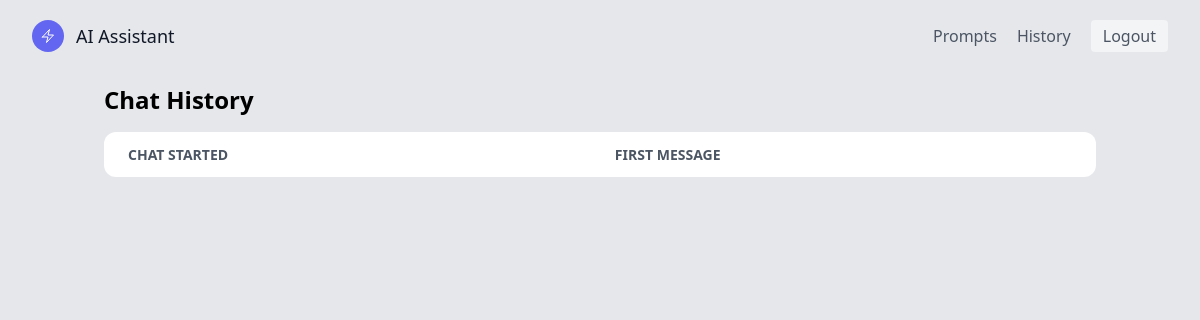
The page /list_chat_history (signed in) on the database as committed earlier.
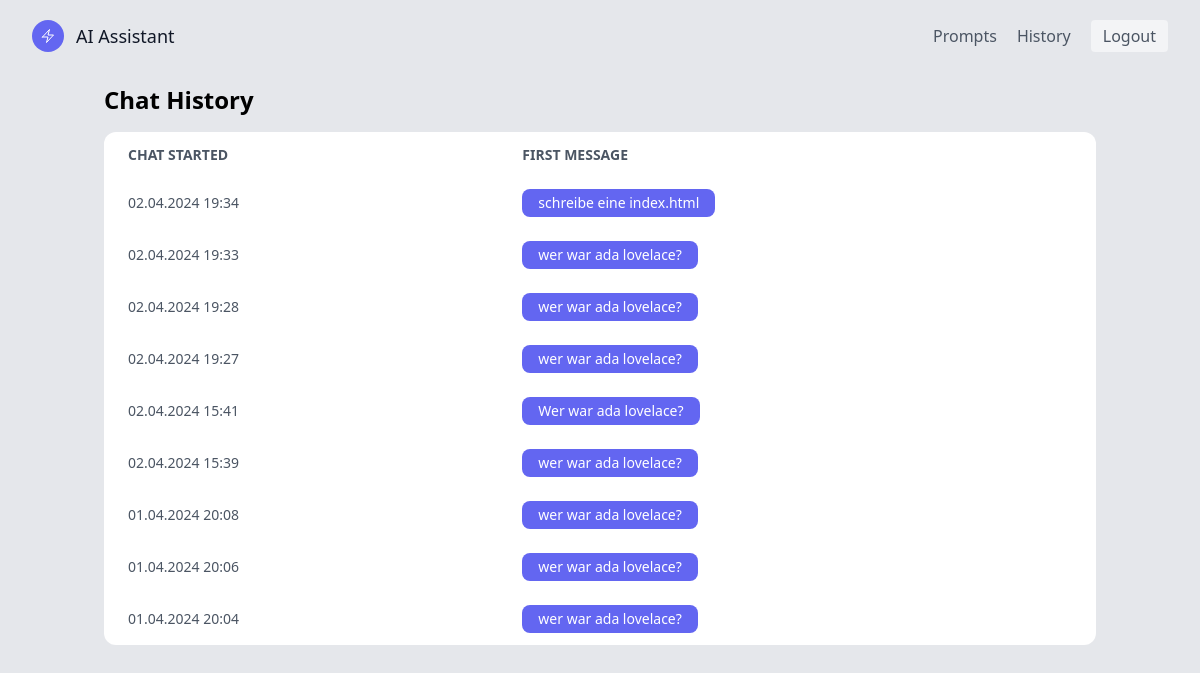
The same page on the database as committed later.
### tables this page shows
CREATE TABLE chat_history (
            id INTEGER PRIMARY KEY,
            username TEXT,
            chat_started TIMESTAMP,
            messages TEXT
        );

### main.py (the view)
@app.route('/list_chat_history', methods=['GET'])
@login_required
def list_chat_history_endpoint():
    chat_history = list_chat_history()
    return render_template('chat_history.html',chat_history=chat_history)

### db.py (called while the page is built)
def with_db_connection(func):
    def inner(*args, **kwargs):
        if 'conn' not in kwargs:
            with sqlite3.connect(DATABASE_PATH) as conn:
                kwargs['conn'] = conn
                return func(*args, **kwargs)
        else:
            return func(*args, **kwargs)
    return inner

@with_db_connection
def execute_db_query(query, params=(), fetchone=False, conn=None):
    cursor = conn.cursor()
    cursor.execute(query, params)
    if fetchone:
        return cursor.fetchone()
    return cursor.fetchall()

@with_db_connection
def list_chat_history(conn=None):
    query = "SELECT username, chat_started, messages FROM chat_history ORDER BY chat_started DESC"
    results = execute_db_query(query, conn=conn)
    chat_history_list = [
        {
            "username": row[0],
            "chat_started": row[1],  # Convert timestamp to readable format
            "display_date": datetime.fromtimestamp(row[1]).strftime('%d.%m.%Y %H:%M'),
            "messages": json.loads(row[2])
        } for row in results
    ]
    return chat_history_list

### main.py (called while the page is built)
def login_required(f):
    @wraps(f)
    def decorated_function(*args, **kwargs):
        if 'username' not in session:
            return redirect(url_for('my_auth.login'))  # Redirect to the login page
        return f(*args, **kwargs)
    return decorated_function

### templates/chat_history.html (shortened to what this page needs)
<!DOCTYPE html>
<html lang="en">
<head>
  <link rel="stylesheet" href="{{ url_for('static', filename='css/main.css') }}">
</head>
<body class="bg-gray-200 relative min-h-screen pb-32">
  {% include 'header.html' %}
  <div class="container mx-auto mt-8 px-4">
    <h2 class="text-2xl font-bold mb-4">Chat History</h2>
    <div class="overflow-x-auto">
      <table class="min-w-full bg-white rounded-xl overflow-hidden">
        <thead class="text-gray-600 uppercase text-sm leading-normal">
          <tr>
            <th class="py-3 px-6 text-left">Chat Started</th>
            <th class="py-3 px-6 text-left">First Message</th>
            </tr>
        </thead>
        <tbody class="text-gray-600 text-sm font-light">
          {% for chat in chat_history %}
          <tr>
            <td class="py-3 px-6 text-left whitespace-nowrap">{{ chat.display_date }}</td>
            <td class="py-3 px-6 text-left">
              <form action="/" method="POST">
                <button type="submit" class="bg-indigo-500 text-white py-1 px-4 rounded-lg hover:bg-indigo-600 focus:outline-none focus:ring-2 focus:ring-indigo-500 focus:ring-offset-2 focus:ring-offset-gray-200">
                  {{ chat.messages[1].content[0:150] }}
                </button>
              </form>
            </td>
          </tr>
          {% endfor %}
        </tbody>
      </table>
    </div>
  </div>
</body>
</html>

### templates/header.html
<header class="text-gray-600 body-font bg-gray-200">
    <div class="flex flex-wrap mx-8 pt-5 flex-col md:flex-row items-center">
      <a href="{{ url_for('index') }}" class="flex title-font font-medium items-center text-gray-900 mb-4 md:mb-0">
        <svg xmlns="http://www.w3.org/2000/svg" fill="none" viewBox="0 0 24 24" stroke-width="1.5" stroke="currentColor" class="w-8 h-8 text-white p-2 bg-indigo-500 rounded-full">
          <path stroke-linecap="round" stroke-linejoin="round" d="m3.75 13.5 10.5-11.25L12 10.5h8.25L9.75 21.75 12 13.5H3.75Z" />
        </svg>
        <span class="ml-3 text-lg">AI Assistant</span>
      </a>
      <nav class="md:ml-auto flex flex-wrap items-center text-base justify-center">
        <a href="/prompts" class="mr-5 hover:text-gray-900">Prompts</a>
        <a href="/list_chat_history" class="mr-5 hover:text-gray-900">History</a>
    </nav>
    <button class="inline-flex items-center bg-gray-100 border-0 py-1 px-3 focus:outline-none hover:bg-gray-200 rounded text-base mt-4 md:mt-0">
      <a href="{{ url_for('my_auth.logout') }}" style="text-decoration: none; color: inherit;">Logout</a>
  </button>
    </div>
  </header>

### static/css/main.css (style rules this page uses)
html, :host { line-height: 1.5; -webkit-text-size-adjust: 100%; -moz-tab-size: 4; -o-tab-size: 4; tab-size: 4; font-family: ui-sans-serif, system-ui, sans-serif, "Apple Color Emoji", "Segoe UI Emoji", "Segoe UI Symbol", "Noto Color Emoji"; font-feature-settings: normal; font-variation-settings: normal; -webkit-tap-highlight-color: transparent; }
body { margin: 0; line-height: inherit; }
h1, h2, h3, h4, h5, h6 { font-size: inherit; font-weight: inherit; }
a { color: inherit; text-decoration: inherit; }
table { text-indent: 0; border-color: inherit; border-collapse: collapse; }
button, input, optgroup, select, textarea { font-family: inherit; font-feature-settings: inherit; font-variation-settings: inherit; font-size: 100%; font-weight: inherit; line-height: inherit; letter-spacing: inherit; color: inherit; margin: 0; padding: 0; }
button, select { text-transform: none; }
button, input:where([type='button']), input:where([type='reset']), input:where([type='submit']) { -webkit-appearance: button; background-color: transparent; background-image: none; }
blockquote, dl, dd, h1, h2, h3, h4, h5, h6, hr, figure, p, pre { margin: 0; }
button, [role="button"] { cursor: pointer; }
img, svg, video, canvas, audio, iframe, embed, object { display: block; vertical-align: middle; }
.container { width: 100%; }
@media (min-width: 640px) { .container { max-width: 640px; } }
@media (min-width: 768px) { .container { max-width: 768px; } }
@media (min-width: 1024px) { .container { max-width: 1024px; } }
.relative { position: relative; }
.mx-auto { margin-left: auto; margin-right: auto; }
.mx-8 { margin-left: 2rem; margin-right: 2rem; }
.mb-4 { margin-bottom: 1rem; }
.ml-3 { margin-left: 0.75rem; }
.mr-5 { margin-right: 1.25rem; }
.mt-4 { margin-top: 1rem; }
.mt-8 { margin-top: 2rem; }
.flex { display: flex; }
.inline-flex { display: inline-flex; }
.h-8 { height: 2rem; }
.min-h-screen { min-height: 100vh; }
.w-8 { width: 2rem; }
.min-w-full { min-width: 100%; }
.flex-col { flex-direction: column; }
.flex-wrap { flex-wrap: wrap; }
.items-center { align-items: center; }
.justify-center { justify-content: center; }
.overflow-hidden { overflow: hidden; }
.overflow-x-auto { overflow-x: auto; }
.whitespace-nowrap { white-space: nowrap; }
.rounded { border-radius: 0.25rem; }
.rounded-full { border-radius: 9999px; }
.rounded-lg { border-radius: 0.5rem; }
.rounded-xl { border-radius: 0.75rem; }
.border-0 { border-width: 0px; }
.bg-gray-100 { --tw-bg-opacity: 1; background-color: rgb(243 244 246 / var(--tw-bg-opacity)); }
.bg-gray-200 { --tw-bg-opacity: 1; background-color: rgb(229 231 235 / var(--tw-bg-opacity)); }
.bg-indigo-500 { --tw-bg-opacity: 1; background-color: rgb(99 102 241 / var(--tw-bg-opacity)); }
.bg-white { --tw-bg-opacity: 1; background-color: rgb(255 255 255 / var(--tw-bg-opacity)); }
.p-2 { padding: 0.5rem; }
.px-3 { padding-left: 0.75rem; padding-right: 0.75rem; }
.px-4 { padding-left: 1rem; padding-right: 1rem; }
.py-1 { padding-top: 0.25rem; padding-bottom: 0.25rem; }
.px-6 { padding-left: 1.5rem; padding-right: 1.5rem; }
.py-3 { padding-top: 0.75rem; padding-bottom: 0.75rem; }
.pb-32 { padding-bottom: 8rem; }
.pt-5 { padding-top: 1.25rem; }
.text-left { text-align: left; }
.text-2xl { font-size: 1.5rem; line-height: 2rem; }
.text-base { font-size: 1rem; line-height: 1.5rem; }
.text-lg { font-size: 1.125rem; line-height: 1.75rem; }
.text-sm { font-size: 0.875rem; line-height: 1.25rem; }
.font-bold { font-weight: 700; }
.font-medium { font-weight: 500; }
.font-light { font-weight: 300; }
.uppercase { text-transform: uppercase; }
.leading-normal { line-height: 1.5; }
.text-gray-600 { --tw-text-opacity: 1; color: rgb(75 85 99 / var(--tw-text-opacity)); }
.text-gray-900 { --tw-text-opacity: 1; color: rgb(17 24 39 / var(--tw-text-opacity)); }
.text-white { --tw-text-opacity: 1; color: rgb(255 255 255 / var(--tw-text-opacity)); }
@media (min-width: 768px) { .md\:mb-0 { margin-bottom: 0px; } }
@media (min-width: 768px) { .md\:ml-auto { margin-left: auto; } }
@media (min-width: 768px) { .md\:mt-0 { margin-top: 0px; } }
@media (min-width: 768px) { .md\:flex-row { flex-direction: row; } }

Rows that differ between the two databases and show on the page:
added chat_history: display_date "02.04.2024 19:34", messages "schreibe eine index.html"
added chat_history: display_date "02.04.2024 19:33", messages "wer war ada lovelace?"
added chat_history: display_date "02.04.2024 19:28", messages "wer war ada lovelace?"
added chat_history: display_date "02.04.2024 19:27", messages "wer war ada lovelace?"
added chat_history: display_date "02.04.2024 15:41", messages "Wer war ada lovelace?"
added chat_history: display_date "02.04.2024 15:39", messages "wer war ada lovelace?"
added chat_history: display_date "01.04.2024 20:08", messages "wer war ada lovelace?"
added chat_history: display_date "01.04.2024 20:06", messages "wer war ada lovelace?"
added chat_history: display_date "01.04.2024 20:04", messages "wer war ada lovelace?"
